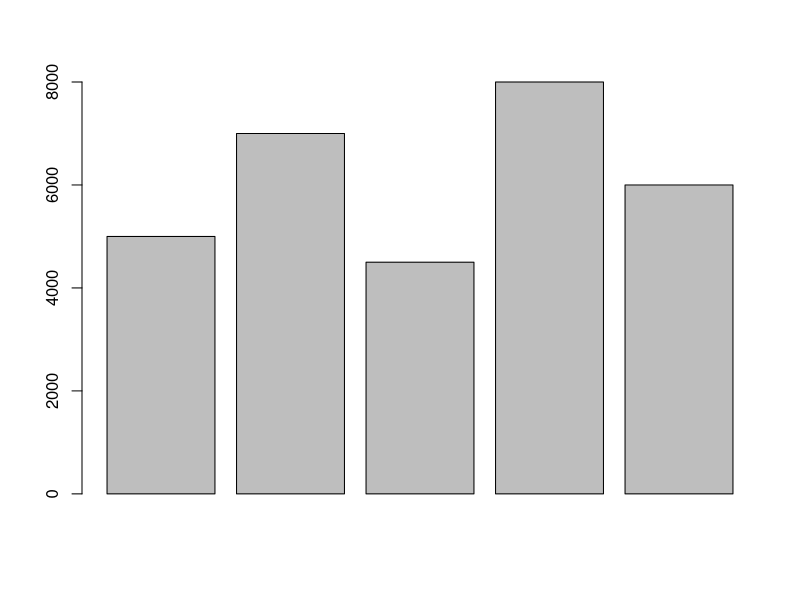
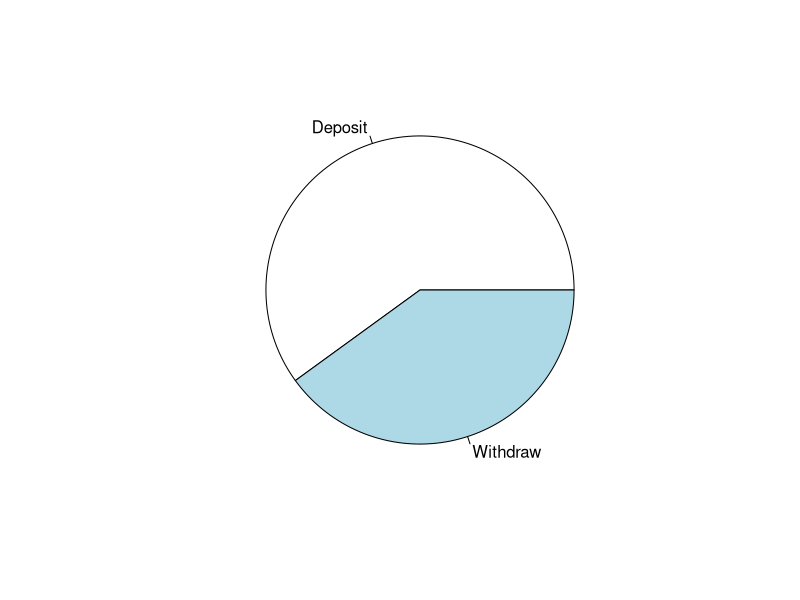
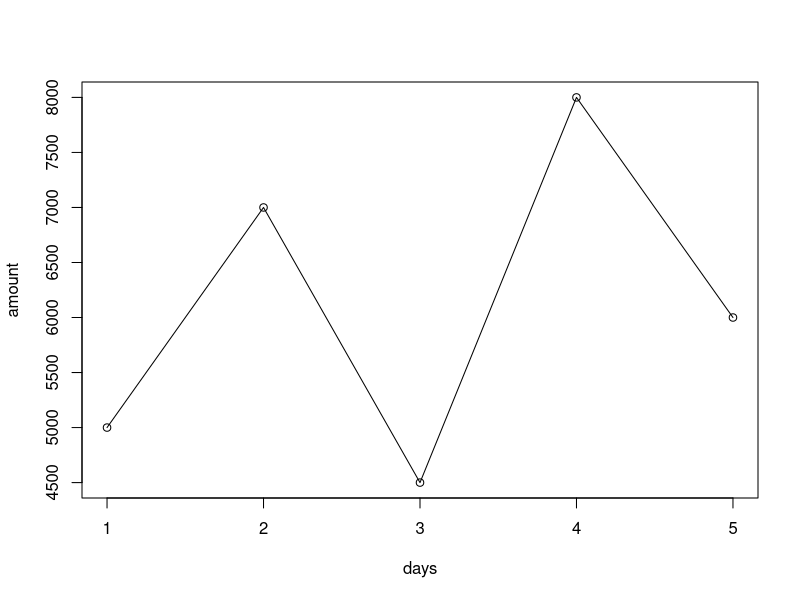

Write the R code that produced these figures, in order.
amount<-c(5000,7000,4500,8000,6000)
barplot(amount)

type<-c("Deposit","Withdraw","Deposit","Deposit","Withdraw")
pie(table(type))

days<-1:5
plot(days,amount,type="o")

data.frame(days,amount,type)
